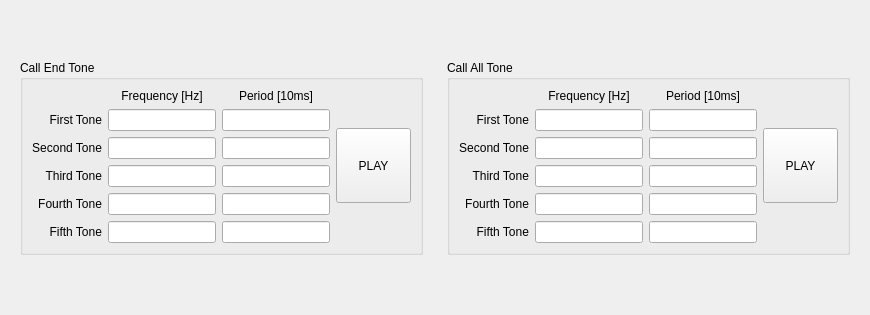
     <widget class="QWidget" name="alertTone1Tab">
      <attribute name="title">
       <string>Alert Tone1</string>
      </attribute>
      <layout class="QHBoxLayout" name="horizontalLayout_16">
       <item>
        <widget class="QWidget" name="widget_5" native="true">
         <layout class="QVBoxLayout" name="verticalLayout_3">
          <item>
           <spacer name="verticalSpacer_2">
            <property name="orientation">
             <enum>Qt::Orientation::Vertical</enum>
            </property>
            <property name="sizeHint" stdset="0">
             <size>
              <width>20</width>
              <height>40</height>
             </size>
            </property>
           </spacer>
          </item>
          <item>
           <widget class="QGroupBox" name="groupBox_3">
            <property name="title">
             <string>Call End Tone</string>
            </property>
            <layout class="QHBoxLayout" name="horizontalLayout_17">
             <item>
              <layout class="QGridLayout" name="gridLayout">
               <item row="4" column="0">
                <widget class="QLabel" name="label_116">
                 <property name="text">
                  <string>Fourth Tone</string>
                 </property>
                 <property name="alignment">
                  <set>Qt::AlignmentFlag::AlignRight|Qt::AlignmentFlag::AlignTrailing|Qt::AlignmentFlag::AlignVCenter</set>
                 </property>
                </widget>
               </item>
               <item row="2" column="0">
                <widget class="QLabel" name="label_114">
                 <property name="text">
                  <string>Second Tone</string>
                 </property>
                 <property name="alignment">
                  <set>Qt::AlignmentFlag::AlignRight|Qt::AlignmentFlag::AlignTrailing|Qt::AlignmentFlag::AlignVCenter</set>
                 </property>
                </widget>
               </item>
               <item row="2" column="2">
                <widget class="QLineEdit" name="callEndSecondToneFreqTxt">
                 <property name="alignment">
                  <set>Qt::AlignmentFlag::AlignCenter</set>
                 </property>
                </widget>
               </item>
               <item row="0" column="3">
                <widget class="QLabel" name="label_113">
                 <property name="text">
                  <string>Period [10ms]</string>
                 </property>
                 <property name="alignment">
                  <set>Qt::AlignmentFlag::AlignCenter</set>
                 </property>
                </widget>
               </item>
               <item row="1" column="0">
                <widget class="QLabel" name="label_111">
                 <property name="text">
                  <string>First Tone</string>
                 </property>
                 <property name="alignment">
                  <set>Qt::AlignmentFlag::AlignRight|Qt::AlignmentFlag::AlignTrailing|Qt::AlignmentFlag::AlignVCenter</set>
                 </property>
                </widget>
               </item>
               <item row="5" column="0">
                <widget class="QLabel" name="label_117">
                 <property name="text">
                  <string>Fifth Tone</string>
                 </property>
                 <property name="alignment">
                  <set>Qt::AlignmentFlag::AlignRight|Qt::AlignmentFlag::AlignTrailing|Qt::AlignmentFlag::AlignVCenter</set>
                 </property>
                </widget>
               </item>
               <item row="0" column="2">
                <widget class="QLabel" name="label_112">
                 <property name="text">
                  <string>Frequency [Hz]</string>
                 </property>
                 <property name="alignment">
                  <set>Qt::AlignmentFlag::AlignCenter</set>
                 </property>
                </widget>
               </item>
               <item row="3" column="0">
                <widget class="QLabel" name="label_115">
                 <property name="text">
                  <string>Third Tone</string>
                 </property>
                 <property name="alignment">
                  <set>Qt::AlignmentFlag::AlignRight|Qt::AlignmentFlag::AlignTrailing|Qt::AlignmentFlag::AlignVCenter</set>
                 </property>
                </widget>
               </item>
               <item row="1" column="2">
                <widget class="QLineEdit" name="callEndFirstToneFreqTxt">
                 <property name="alignment">
                  <set>Qt::AlignmentFlag::AlignCenter</set>
                 </property>
                </widget>
               </item>
               <item row="3" column="2">
                <widget class="QLineEdit" name="callEndThirdToneFreqTxt">
                 <property name="alignment">
                  <set>Qt::AlignmentFlag::AlignCenter</set>
                 </property>
                </widget>
               </item>
               <item row="4" column="2">
                <widget class="QLineEdit" name="callEndFourthToneFreqTxt">
                 <property name="alignment">
                  <set>Qt::AlignmentFlag::AlignCenter</set>
                 </property>
                </widget>
               </item>
               <item row="5" column="2">
                <widget class="QLineEdit" name="callEndFifthToneFreqTxt">
                 <property name="alignment">
                  <set>Qt::AlignmentFlag::AlignCenter</set>
                 </property>
                </widget>
               </item>
               <item row="1" column="3">
                <widget class="QLineEdit" name="callEndFirstTonePeriodTxt">
                 <property name="alignment">
                  <set>Qt::AlignmentFlag::AlignCenter</set>
                 </property>
                </widget>
               </item>
               <item row="2" column="3">
                <widget class="QLineEdit" name="callEndSecondTonePeriodTxt">
                 <property name="alignment">
                  <set>Qt::AlignmentFlag::AlignCenter</set>
                 </property>
                </widget>
               </item>
               <item row="3" column="3">
                <widget class="QLineEdit" name="callEndThirdTonePeriodTxt">
                 <property name="alignment">
                  <set>Qt::AlignmentFlag::AlignCenter</set>
                 </property>
                </widget>
               </item>
               <item row="4" column="3">
                <widget class="QLineEdit" name="callEndFourthTonePeriodTxt">
                 <property name="alignment">
                  <set>Qt::AlignmentFlag::AlignCenter</set>
                 </property>
                </widget>
               </item>
               <item row="5" column="3">
                <widget class="QLineEdit" name="callEndFifthTonePeriodTxt">
                 <property name="alignment">
                  <set>Qt::AlignmentFlag::AlignCenter</set>
                 </property>
                </widget>
               </item>
              </layout>
             </item>
             <item>
              <widget class="QPushButton" name="callEndPlayBtn">
               <property name="minimumSize">
                <size>
                 <width>0</width>
                 <height>75</height>
                </size>
               </property>
               <property name="maximumSize">
                <size>
                 <width>75</width>
                 <height>16777215</height>
                </size>
               </property>
               <property name="text">
                <string>PLAY</string>
               </property>
              </widget>
             </item>
            </layout>
           </widget>
          </item>
          <item>
           <spacer name="verticalSpacer_3">
            <property name="orientation">
             <enum>Qt::Orientation::Vertical</enum>
            </property>
            <property name="sizeHint" stdset="0">
             <size>
              <width>20</width>
              <height>40</height>
             </size>
            </property>
           </spacer>
          </item>
         </layout>
        </widget>
       </item>
       <item>
        <widget class="QWidget" name="widget_6" native="true">
         <layout class="QVBoxLayout" name="verticalLayout_4">
          <item>
           <spacer name="verticalSpacer_4">
            <property name="orientation">
             <enum>Qt::Orientation::Vertical</enum>
            </property>
            <property name="sizeHint" stdset="0">
             <size>
              <width>20</width>
              <height>40</height>
             </size>
            </property>
           </spacer>
          </item>
          <item>
           <widget class="QGroupBox" name="groupBox_4">
            <property name="title">
             <string>Call All Tone</string>
            </property>
            <layout class="QHBoxLayout" name="horizontalLayout_18">
             <item>
              <layout class="QGridLayout" name="gridLayout_2">
               <item row="1" column="0">
                <widget class="QLabel" name="label_118">
                 <property name="text">
                  <string>First Tone</string>
                 </property>
                 <property name="alignment">
                  <set>Qt::AlignmentFlag::AlignRight|Qt::AlignmentFlag::AlignTrailing|Qt::AlignmentFlag::AlignVCenter</set>
                 </property>
                </widget>
               </item>
               <item row="3" column="2">
                <widget class="QLineEdit" name="callAllThirdTonePeriodTxt">
                 <property name="alignment">
                  <set>Qt::AlignmentFlag::AlignCenter</set>
                 </property>
                </widget>
               </item>
               <item row="0" column="1">
                <widget class="QLabel" name="label_119">
                 <property name="text">
                  <string>Frequency [Hz]</string>
                 </property>
                 <property name="alignment">
                  <set>Qt::AlignmentFlag::AlignCenter</set>
                 </property>
                </widget>
               </item>
               <item row="2" column="2">
                <widget class="QLineEdit" name="callAllSecondTonePeriodTxt">
                 <property name="alignment">
                  <set>Qt::AlignmentFlag::AlignCenter</set>
                 </property>
                </widget>
               </item>
               <item row="3" column="0">
                <widget class="QLabel" name="label_122">
                 <property name="text">
                  <string>Third Tone</string>
                 </property>
                 <property name="alignment">
                  <set>Qt::AlignmentFlag::AlignRight|Qt::AlignmentFlag::AlignTrailing|Qt::AlignmentFlag::AlignVCenter</set>
                 </property>
                </widget>
               </item>
               <item row="5" column="0">
                <widget class="QLabel" name="label_124">
                 <property name="text">
                  <string>Fifth Tone</string>
                 </property>
                 <property name="alignment">
                  <set>Qt::AlignmentFlag::AlignRight|Qt::AlignmentFlag::AlignTrailing|Qt::AlignmentFlag::AlignVCenter</set>
                 </property>
                </widget>
               </item>
               <item row="2" column="0">
                <widget class="QLabel" name="label_121">
                 <property name="text">
                  <string>Second Tone</string>
                 </property>
                 <property name="alignment">
                  <set>Qt::AlignmentFlag::AlignRight|Qt::AlignmentFlag::AlignTrailing|Qt::AlignmentFlag::AlignVCenter</set>
                 </property>
                </widget>
               </item>
               <item row="1" column="2">
                <widget class="QLineEdit" name="callAllFirstTonePeriodTxt">
                 <property name="alignment">
                  <set>Qt::AlignmentFlag::AlignCenter</set>
                 </property>
                </widget>
               </item>
               <item row="0" column="2">
                <widget class="QLabel" name="label_120">
                 <property name="text">
                  <string>Period [10ms]</string>
                 </property>
                 <property name="alignment">
                  <set>Qt::AlignmentFlag::AlignCenter</set>
                 </property>
                </widget>
               </item>
               <item row="4" column="0">
                <widget class="QLabel" name="label_123">
                 <property name="text">
                  <string>Fourth Tone</string>
                 </property>
                 <property name="alignment">
                  <set>Qt::AlignmentFlag::AlignRight|Qt::AlignmentFlag::AlignTrailing|Qt::AlignmentFlag::AlignVCenter</set>
                 </property>
                </widget>
               </item>
               <item row="4" column="2">
                <widget class="QLineEdit" name="callAllFourthTonePeriodTxt">
                 <property name="alignment">
                  <set>Qt::AlignmentFlag::AlignCenter</set>
                 </property>
                </widget>
               </item>
               <item row="5" column="2">
                <widget class="QLineEdit" name="callAllFifthTonePeriodTxt">
                 <property name="alignment">
                  <set>Qt::AlignmentFlag::AlignCenter</set>
                 </property>
                </widget>
               </item>
               <item row="1" column="1">
                <widget class="QLineEdit" name="callAllFirstToneFreqTxt">
                 <property name="alignment">
                  <set>Qt::AlignmentFlag::AlignCenter</set>
                 </property>
                </widget>
               </item>
               <item row="2" column="1">
                <widget class="QLineEdit" name="callAllSecondToneFreqTxt">
                 <property name="alignment">
                  <set>Qt::AlignmentFlag::AlignCenter</set>
                 </property>
                </widget>
               </item>
               <item row="3" column="1">
                <widget class="QLineEdit" name="callAllThirdToneFreqTxt">
                 <property name="alignment">
                  <set>Qt::AlignmentFlag::AlignCenter</set>
                 </property>
                </widget>
               </item>
               <item row="4" column="1">
                <widget class="QLineEdit" name="callAllFourthToneFreqTxt">
                 <property name="alignment">
                  <set>Qt::AlignmentFlag::AlignCenter</set>
                 </property>
                </widget>
               </item>
               <item row="5" column="1">
                <widget class="QLineEdit" name="callAllFifthToneFreqTxt">
                 <property name="alignment">
                  <set>Qt::AlignmentFlag::AlignCenter</set>
                 </property>
                </widget>
               </item>
              </layout>
             </item>
             <item>
              <widget class="QPushButton" name="callAllPlayBtn">
               <property name="minimumSize">
                <size>
                 <width>0</width>
                 <height>75</height>
                </size>
               </property>
               <property name="maximumSize">
                <size>
                 <width>75</width>
                 <height>16777215</height>
                </size>
               </property>
               <property name="text">
                <string>PLAY</string>
               </property>
              </widget>
             </item>
            </layout>
           </widget>
          </item>
          <item>
           <spacer name="verticalSpacer_5">
            <property name="orientation">
             <enum>Qt::Orientation::Vertical</enum>
            </property>
            <property name="sizeHint" stdset="0">
             <size>
              <width>20</width>
              <height>40</height>
             </size>
            </property>
           </spacer>
          </item>
         </layout>
        </widget>
       </item>
      </layout>
     </widget>
